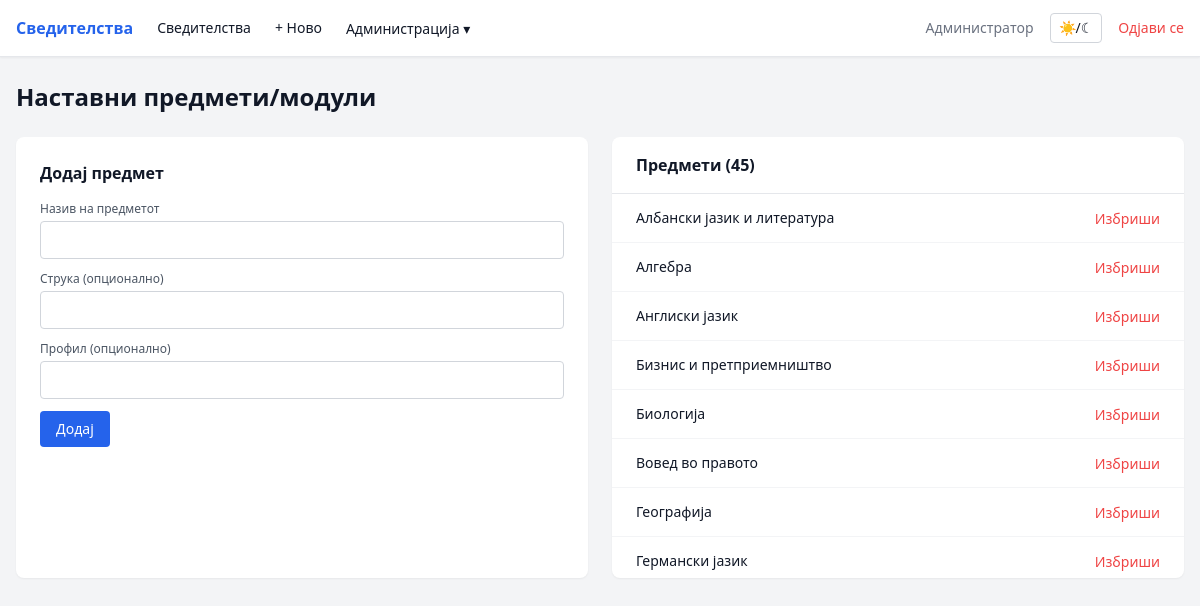
Screenshot of /admin/subjects (signed in) with the database file from the repository.
### tables this page shows
CREATE TABLE users (
            id INTEGER PRIMARY KEY AUTOINCREMENT,
            username TEXT UNIQUE NOT NULL,
            password_hash TEXT NOT NULL,
            role TEXT NOT NULL DEFAULT 'teacher',
            full_name TEXT
        );

CREATE TABLE subjects (
            id INTEGER PRIMARY KEY AUTOINCREMENT,
            name TEXT NOT NULL,
            struka TEXT,
            profil TEXT
        );

### svidetelstva-o/app.py (the view, shortened to what this page needs)
@app.route('/admin/subjects', methods=['GET', 'POST'])
@login_required
@admin_required
def admin_subjects():
    return render_template('admin/subjects.html', subjects=db.get_all_subjects())

### svidetelstva-o/app.py (called while the page is built)
@login_manager.user_loader
def load_user(user_id):
    return db.get_user_by_id(user_id)

def admin_required(f):
    from functools import wraps
    @wraps(f)
    def decorated(*args, **kwargs):
        if not current_user.is_authenticated or current_user.role != 'admin':
            abort(403)
        return f(*args, **kwargs)
    return decorated

### svidetelstva-o/database.py (called while the page is built)
def get_db():
    conn = sqlite3.connect(DB_PATH)
    conn.row_factory = sqlite3.Row
    conn.execute('PRAGMA foreign_keys = ON')
    return conn

def get_user_by_id(user_id):
    conn = get_db()
    row = conn.execute('SELECT * FROM users WHERE id = ?', (user_id,)).fetchone()
    conn.close()
    return User(row['id'], row['username'], row['role'], row['full_name']) if row else None

def get_all_subjects():
    conn = get_db()
    rows = conn.execute('SELECT * FROM subjects ORDER BY struka, profil, name').fetchall()
    conn.close()
    return [dict(r) for r in rows]

### svidetelstva-o/templates/admin/subjects.html (shortened to what this page needs)
{% extends 'base.html' %}
{% block content %}
<h1 class="text-2xl font-bold mb-6">Наставни предмети/модули</h1>
<div class="grid md:grid-cols-2 gap-6">
    <div class="bg-white dark:bg-gray-800 rounded-lg shadow-sm p-6">
        <h2 class="font-semibold mb-4">Додај предмет</h2>
        <form method="POST" class="space-y-3">
            <div>
                <label class="block text-xs font-medium mb-1 text-gray-600 dark:text-gray-400">Назив на предметот</label>
                <input type="text" name="name" required
                    class="w-full px-3 py-2 rounded border border-gray-300 dark:border-gray-600 bg-white dark:bg-gray-700 text-sm">
            </div>
            <div>
                <label class="block text-xs font-medium mb-1 text-gray-600 dark:text-gray-400">Струка (опционално)</label>
                <input type="text" name="struka"
                    class="w-full px-3 py-2 rounded border border-gray-300 dark:border-gray-600 bg-white dark:bg-gray-700 text-sm">
            </div>
            <div>
                <label class="block text-xs font-medium mb-1 text-gray-600 dark:text-gray-400">Профил (опционално)</label>
                <input type="text" name="profil"
                    class="w-full px-3 py-2 rounded border border-gray-300 dark:border-gray-600 bg-white dark:bg-gray-700 text-sm">
            </div>
            <button type="submit" class="px-4 py-2 bg-blue-600 hover:bg-blue-700 text-white rounded text-sm">Додај</button>
        </form>
    </div>
    <div class="bg-white dark:bg-gray-800 rounded-lg shadow-sm">
        <div class="px-6 py-4 border-b border-gray-200 dark:border-gray-700 font-semibold">Предмети ({{ subjects|length }})</div>
        {% if subjects %}
        <div class="divide-y divide-gray-100 dark:divide-gray-700 max-h-96 overflow-y-auto">
            {% for s in subjects %}
            <div class="px-6 py-3 flex items-center justify-between">
                <div>
                    <div class="text-sm font-medium">{{ s.name }}</div>
                </div>
                <form method="POST" onsubmit="return confirm('Избриши?')">
                    <button class="text-sm text-red-500 hover:text-red-700">Избриши</button>
                </form>
            </div>
            {% endfor %}
        </div>
        {% else %}
        <div class="px-6 py-6 text-center text-gray-400">Нема предмети.</div>
        {% endif %}
    </div>
</div>
{% endblock %}

### svidetelstva-o/templates/base.html (shortened to what this page needs)
<!DOCTYPE html>
<html lang="mk" class="">
<head>
    <script src="https://cdn.tailwindcss.com"></script>
</head>
<body class="bg-gray-100 dark:bg-gray-900 text-gray-900 dark:text-gray-100 min-h-screen">
    {% if current_user.is_authenticated %}
    <nav class="bg-white dark:bg-gray-800 shadow-sm border-b border-gray-200 dark:border-gray-700">
        <div class="max-w-7xl mx-auto px-4 flex items-center justify-between h-14">
            <div class="flex items-center gap-6">
                <a href="{{ url_for('dashboard') }}" class="font-semibold text-blue-600 dark:text-blue-400">Сведителства</a>
                <a href="{{ url_for('certificates_list') }}" class="text-sm hover:text-blue-600 dark:hover:text-blue-400">Сведителства</a>
                <a href="{{ url_for('certificate_new') }}" class="text-sm hover:text-blue-600 dark:hover:text-blue-400">+ Ново</a>
                {% if current_user.role == 'admin' %}
                <div class="relative group">
                    <button class="text-sm hover:text-blue-600 dark:hover:text-blue-400">Администрација ▾</button>
                </div>
                {% endif %}
            </div>
            <div class="flex items-center gap-4">
                <span class="text-sm text-gray-500 dark:text-gray-400">{{ current_user.full_name or current_user.username }}</span>
                <button onclick="toggleTheme()" class="text-sm px-2 py-1 rounded border border-gray-300 dark:border-gray-600 hover:bg-gray-100 dark:hover:bg-gray-700" title="Смени тема">☀/☾</button>
                <a href="{{ url_for('logout') }}" class="text-sm text-red-500 hover:text-red-700">Одјави се</a>
            </div>
        </div>
    </nav>
    {% endif %}
    <main class="max-w-7xl mx-auto px-4 py-6">
        {% block content %}{% endblock %}
    </main>
</body>
</html>

### rows the page displays
users: full_name "Администратор"
subjects: name "Албански јазик и литература"
subjects: name "Алгебра"
subjects: name "Англиски јазик"
subjects: name "Бизнис и претприемништво"
subjects: name "Биологија"
subjects: name "Вовед во правото"
subjects: name "Географија"
subjects: name "Германски јазик"

### other values shown
{{ subjects|length }} "45"
